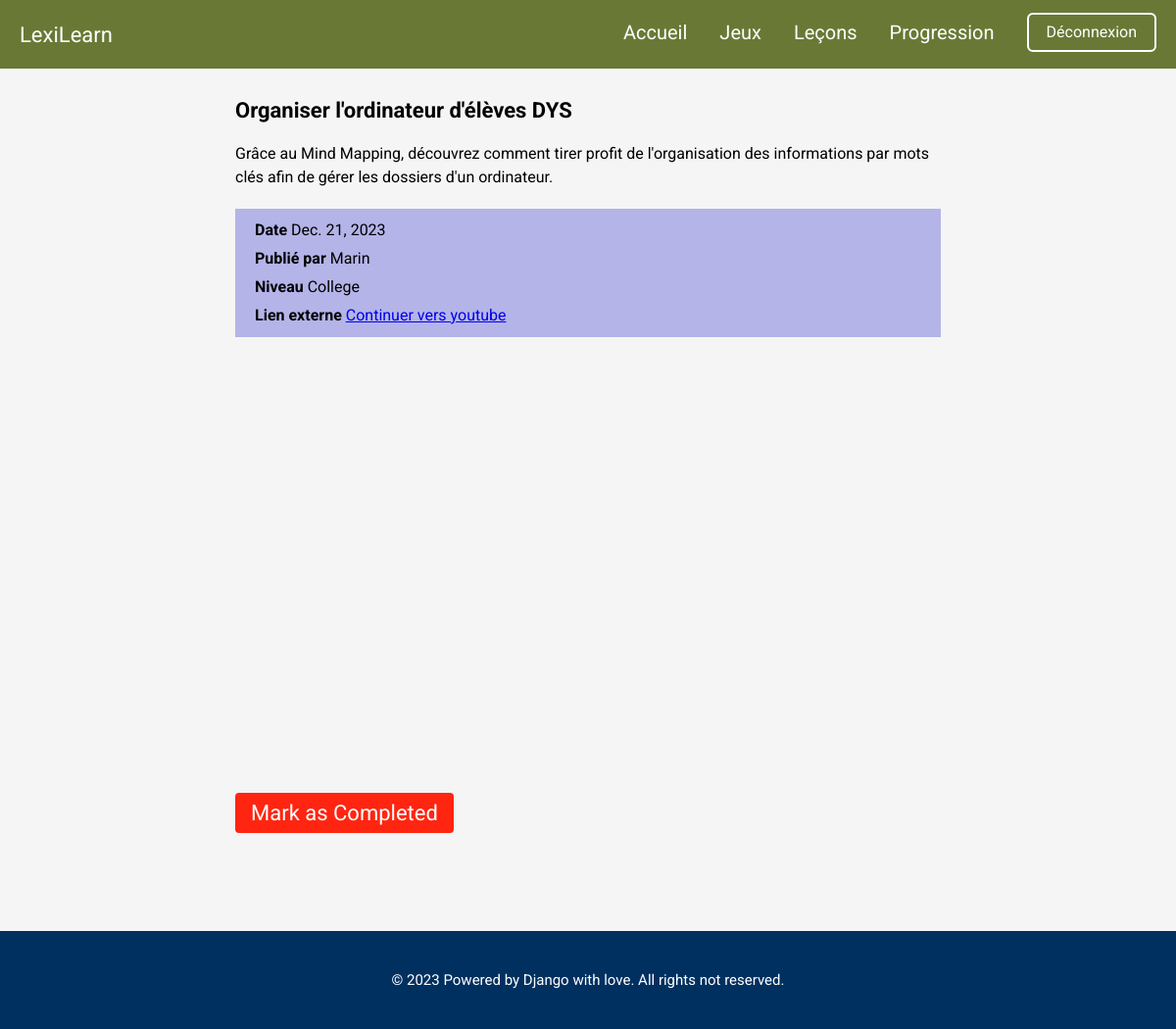
Screenshot of /lesson/2/ (signed in) with the database file from the repository.
### dys_app/models.py (models this page shows, shortened)
class Lesson(models.Model):
    SCHOOL_LEVEL_CHOICES = [
        ('Primaire', 'Primaire'),
        ('College', 'college'),
        ('Lycee', 'lycee'),
        ('superieur', 'superieur'),
    ]
    title = models.CharField(max_length=255)
    description = models.TextField()
    date = models.DateField()
    publisher = models.CharField(max_length=255)
    youtube_link = models.URLField()
    school_level = models.CharField(max_length=20, choices=SCHOOL_LEVEL_CHOICES)

### dys_app/views.py (the view)
# urls.py: path('lesson/<int:lesson_id>/', lesson_detail, name='lesson_detail'),
@login_required
def lesson_detail(request, lesson_id):
    lesson = get_object_or_404(Lesson, pk=lesson_id)
    user = request.user
    user_completed_lesson = CompletedLesson.objects.filter(user=user, lesson=lesson).first()
    context = {'lesson': lesson, 'user_completed_lesson': user_completed_lesson}
    return render(request, 'lesson_detail.html', context)

### dys_app/templates/lesson_detail.html (shortened to what this page needs)
{% extends 'base.html' %}
{% block content %}
    <div class="lesson-detail-page-container">
        <h2>{{ lesson.title }}</h2>
        <p>{{ lesson.description }}</p>
        <div class="lesson-info">
            <p><strong>Date</strong> {{ lesson.date }}</p>
            <p><strong>Publié par</strong> {{ lesson.publisher }}</p>
            <p><strong>Niveau</strong> {{ lesson.school_level }}</p>
            <p><strong>Lien externe </strong><a href="{{ lesson.youtube_link }}" target="_blank">Continuer vers youtube</a></p>
        </div>
        <div class="youtube-container">
        </div>
        {% if user_completed_lesson %}
            <p>Leçon complété le {{ user_completed_lesson.completed_at|date:"F j, Y H:i" }}.</p>
        {% else %}
            <form id="complete-lesson-form" action="{% url 'complete_lesson' lesson.id %}" method="post">
                <button type="submit" class="lesson-complete-btn">Mark as Completed</button>
            </form>
        {% endif %}
    </div>
{% endblock %}

### dys_app/static/dys_app/styles.css (style rules this page uses)
* { box-sizing: border-box; cursor: default; margin: 0; padding: 0; font-family: "Roboto"; outline: none; -webkit-tap-highlight-color: rgba(255, 255, 255, 0); caret-color: transparent; }
body { min-height: 100vh; }
html { position: relative; margin: 0; padding: 0; font-size: 62.5%; background-color: whitesmoke; }
.lesson-detail-page-container { width: 100%; height: 100%; min-height: 100vh; padding: 9rem 3%; gap: 2rem; display: flex; flex-direction: column; padding-bottom: 3rem; }
.lesson-detail-page-container h2 { font-size: 2.2rem; width: 100%; text-align: center; }
.lesson-detail-page-container p { font-size: 1.6rem; line-height: 2.4rem; text-align: center; }
.lesson-detail-page-container .lesson-info { background-color: rgb(180, 180, 233); padding: 1rem 2rem; display: flex; flex-direction: column; justify-content: flex-start; align-items: flex-start; gap: 0.5rem; }
.lesson-detail-page-container .lesson-info p { font-size: 1.6rem; }
.lesson-detail-page-container .lesson-complete-btn { background-color: #FF2511; border: none; width: auto; align-self: center; color: white; text-decoration: none; font-size: 2.2rem; border-radius: 4px; padding: 8px 16px; text-align: center; cursor: pointer; }
@media only screen and (min-width: 1025px) { .lesson-detail-page-container { padding: 10rem 20%; } }
@media only screen and (min-width: 1025px) { .lesson-detail-page-container h2 { font-size: 2.2rem; text-align: start; } }
@media only screen and (min-width: 1025px) { .lesson-detail-page-container p { font-size: 1.6rem; line-height: 2.4rem; text-align: start; } }
@media only screen and (min-width: 1025px) { .lesson-detail-page-container .lesson-info { background-color: rgb(180, 180, 233); padding: 1rem 2rem; display: flex; flex-direction: column; justify-content: flex-start; align-items: flex-start; gap: 0.5rem; } }
@media only screen and (min-width: 1025px) { .lesson-detail-page-container .lesson-info p { font-size: 1.6rem; } }

### dys_app/templates/lesson_detail.html (style rules this page uses)
.youtube-container { position: relative; padding-bottom: 56.25%; height: 0; overflow: hidden; max-width: 100%; margin-top: 20px; }

### rows the page displays
Lesson: title "Organiser l'ordinateur d'élèves DYS", description "Grâce au Mind Mapping, découvrez comment tirer profit de l'organisation des informations par mots clés afin de gérer les dossiers d'un ordinateur.", date "Dec. 21, 2023", publisher "Marin", school_level "College"
